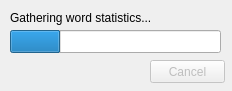
<?xml version="1.0" encoding="UTF-8"?>
<ui version="4.0">
 <class>WordSortingProgressDialogClass</class>
 <widget class="QDialog" name="WordSortingProgressDialogClass">
  <property name="windowModality">
   <enum>Qt::WindowModal</enum>
  </property>
  <property name="geometry">
   <rect>
    <x>0</x>
    <y>0</y>
    <width>232</width>
    <height>91</height>
   </rect>
  </property>
  <property name="windowTitle">
   <string>Progress</string>
  </property>
  <property name="modal">
   <bool>true</bool>
  </property>
  <widget class="QLabel" name="m_progressLabel">
   <property name="geometry">
    <rect>
     <x>10</x>
     <y>10</y>
     <width>371</width>
     <height>16</height>
    </rect>
   </property>
   <property name="text">
    <string>Gathering word statistics...</string>
   </property>
  </widget>
  <widget class="QProgressBar" name="m_progressBar">
   <property name="geometry">
    <rect>
     <x>10</x>
     <y>30</y>
     <width>211</width>
     <height>23</height>
    </rect>
   </property>
   <property name="value">
    <number>24</number>
   </property>
   <property name="textVisible">
    <bool>false</bool>
   </property>
  </widget>
  <widget class="QPushButton" name="m_cancelButton">
   <property name="enabled">
    <bool>false</bool>
   </property>
   <property name="geometry">
    <rect>
     <x>150</x>
     <y>60</y>
     <width>75</width>
     <height>23</height>
    </rect>
   </property>
   <property name="text">
    <string>Cancel</string>
   </property>
  </widget>
 </widget>
 <resources/>
 <connections/>
</ui>
